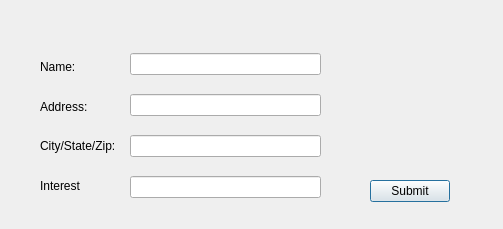
<?xml version="1.0" encoding="UTF-8"?>
<ui version="4.0">
 <class>editmembers</class>
 <widget class="QDialog" name="editmembers">
  <property name="geometry">
   <rect>
    <x>0</x>
    <y>0</y>
    <width>503</width>
    <height>229</height>
   </rect>
  </property>
  <property name="windowTitle">
   <string>Dialog</string>
  </property>
  <widget class="QWidget" name="layoutWidget">
   <property name="geometry">
    <rect>
     <x>130</x>
     <y>40</y>
     <width>191</width>
     <height>171</height>
    </rect>
   </property>
   <layout class="QVBoxLayout" name="verticalLayout">
    <item>
     <widget class="QLineEdit" name="lineEdit_2"/>
    </item>
    <item>
     <widget class="QLineEdit" name="lineEdit_3"/>
    </item>
    <item>
     <widget class="QLineEdit" name="lineEdit_4"/>
    </item>
    <item>
     <widget class="QLineEdit" name="lineEdit_5"/>
    </item>
   </layout>
  </widget>
  <widget class="QWidget" name="layoutWidget_2">
   <property name="geometry">
    <rect>
     <x>40</x>
     <y>50</y>
     <width>81</width>
     <height>152</height>
    </rect>
   </property>
   <layout class="QVBoxLayout" name="verticalLayout_2">
    <item>
     <widget class="QLabel" name="label_6">
      <property name="autoFillBackground">
       <bool>true</bool>
      </property>
      <property name="text">
       <string>Name:</string>
      </property>
     </widget>
    </item>
    <item>
     <widget class="QLabel" name="label_7">
      <property name="autoFillBackground">
       <bool>true</bool>
      </property>
      <property name="text">
       <string>Address:</string>
      </property>
     </widget>
    </item>
    <item>
     <widget class="QLabel" name="label_8">
      <property name="autoFillBackground">
       <bool>true</bool>
      </property>
      <property name="text">
       <string>City/State/Zip:</string>
      </property>
     </widget>
    </item>
    <item>
     <widget class="QLabel" name="label_9">
      <property name="autoFillBackground">
       <bool>true</bool>
      </property>
      <property name="text">
       <string>Interest</string>
      </property>
     </widget>
    </item>
   </layout>
  </widget>
  <widget class="QPushButton" name="pushButton">
   <property name="geometry">
    <rect>
     <x>370</x>
     <y>180</y>
     <width>80</width>
     <height>22</height>
    </rect>
   </property>
   <property name="text">
    <string>Submit</string>
   </property>
  </widget>
  <widget class="QLabel" name="label">
   <property name="geometry">
    <rect>
     <x>-4</x>
     <y>-6</y>
     <width>511</width>
     <height>241</height>
    </rect>
   </property>
   <property name="text">
    <string/>
   </property>
   <property name="pixmap">
    <pixmap>assets/pots.png</pixmap>
   </property>
  </widget>
  <zorder>label</zorder>
  <zorder>layoutWidget</zorder>
  <zorder>layoutWidget_2</zorder>
  <zorder>pushButton</zorder>
 </widget>
 <resources/>
 <connections/>
</ui>
